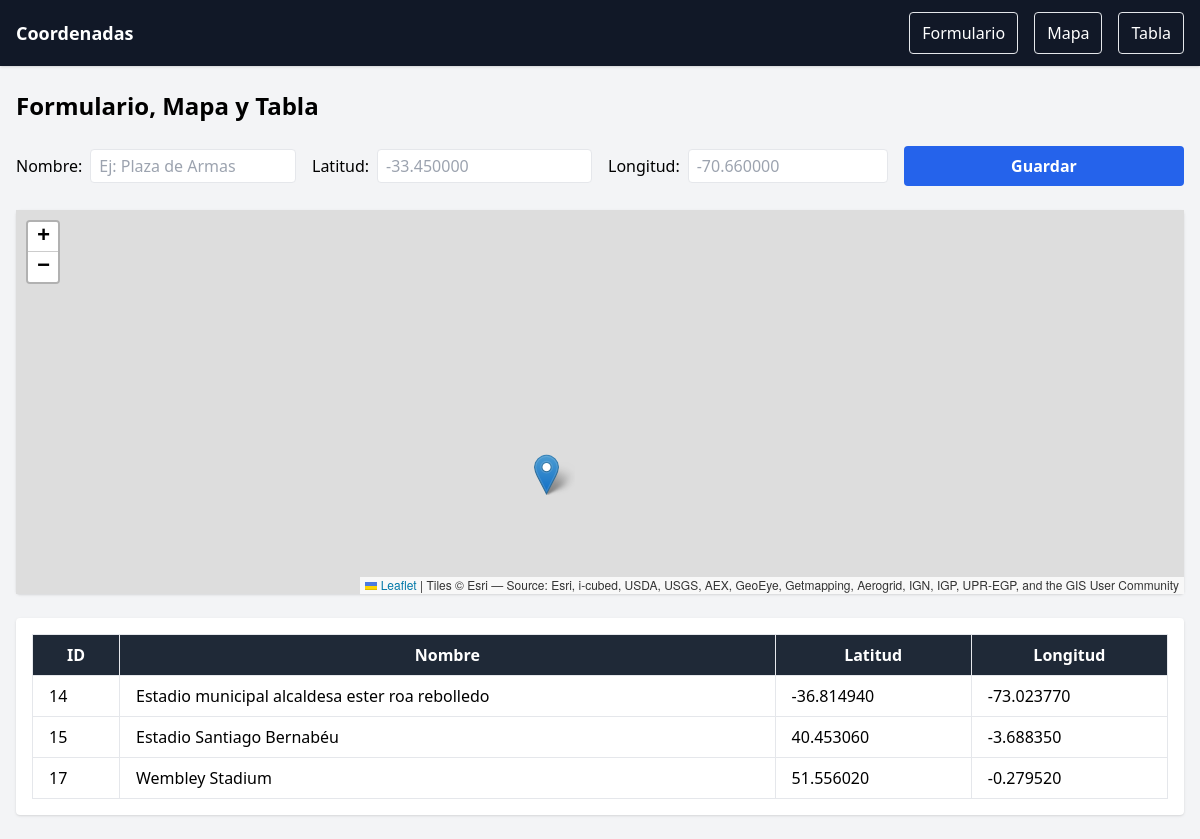
The app's page /, older data.
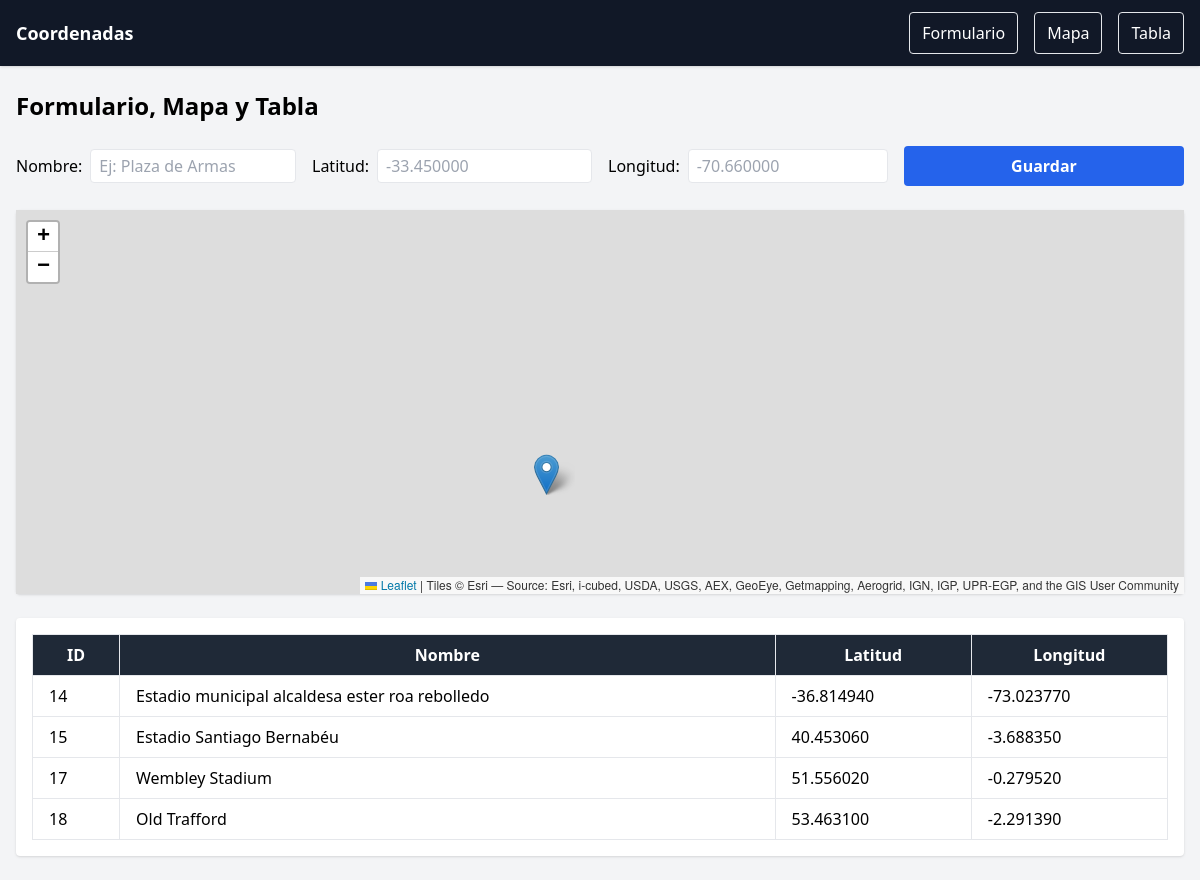
The same page, newer data.
### datos/models.py (models this page shows, shortened)
class Registro(models.Model):
    nombre = models.CharField(max_length=100)
    latitud = models.DecimalField(max_digits=9, decimal_places=6, null=True, blank=True)
    longitud = models.DecimalField(max_digits=9, decimal_places=6, null=True, blank=True)

### datos/views.py (the view)
# urls.py: path('', home, name='home'),
def home(request):
    if request.method == "POST":
        form = RegistroForm(request.POST)
        if form.is_valid():
            form.save()
            return redirect('home')
    else:
        form = RegistroForm()
    registros = Registro.objects.all()
    return render(request, 'home.html', {'form': form, 'registros': registros})

### datos/forms.py
class RegistroForm(forms.ModelForm):
    class Meta:
        model = Registro
        fields = ['nombre', 'latitud', 'longitud']
        widgets = {
            'latitud': forms.NumberInput(attrs={'step': 'any'}),
            'longitud': forms.NumberInput(attrs={'step': 'any'}),
        }

### datos/templates/home.html (shortened to what this page needs)
<!DOCTYPE html>
<html>
<head>
    <script src="https://cdn.tailwindcss.com"></script>
    <link rel="stylesheet" href="https://unpkg.com/leaflet/dist/leaflet.css" />
</head>
<body class="bg-gray-100">
    <nav class="w-full bg-gray-900 text-white shadow">
        <div class="flex items-center justify-between px-4 py-3">
            <a class="font-bold text-lg" href="#">Coordenadas</a>
            <div id="menu" class="hidden lg:flex flex-col lg:flex-row lg:space-x-4 mt-2 lg:mt-0">
                <a class="px-3 py-2 border rounded hover:bg-white hover:text-blue-600 transition" href="#formulario">Formulario</a>
                <a class="px-3 py-2 border rounded hover:bg-white hover:text-blue-600 transition" href="#mapa">Mapa</a>
                <a class="px-3 py-2 border rounded hover:bg-white hover:text-blue-600 transition" href="#tabla">Tabla</a>
            </div>
        </div>
    </nav>
    <div class="px-4 py-6">
        <h1 class="text-2xl font-bold mb-6">Formulario, Mapa y Tabla</h1>
        <form id="formulario" method="post" class="grid grid-cols-1 md:grid-cols-4 gap-4 mb-6">
            <div class="flex items-center space-x-2">
                <label for="id_nombre" class="font-medium">Nombre:</label>
                <input type="text" name="nombre" id="id_nombre"
                       class="border rounded px-2 py-1 w-full"
                       placeholder="Ej: Plaza de Armas">
            </div>
            <div class="flex items-center space-x-2">
                <label for="id_latitud" class="font-medium">Latitud:</label>
                <input type="text" name="latitud" id="id_latitud"
                       class="border rounded px-2 py-1 w-full"
                       placeholder="-33.450000">
            </div>
            <div class="flex items-center space-x-2">
                <label for="id_longitud" class="font-medium">Longitud:</label>
                <input type="text" name="longitud" id="id_longitud"
                       class="border rounded px-2 py-1 w-full"
                       placeholder="-70.660000">
            </div>
            <div>
                <button type="submit"
                        class="w-full bg-blue-600 text-white font-semibold py-2 rounded hover:bg-blue-700">
                    Guardar
                </button>
            </div>
        </form>
        <div id="mapa" class="bg-white shadow rounded mb-6">
            <div class="p-0">
                <div id="map" class="w-full h-96"></div>
            </div>
        </div>
        <div id="tabla" class="bg-white shadow rounded">
            <div class="p-4">
                <table class="min-w-full border border-gray-300">
                    <thead class="bg-gray-800 text-white">
                        <tr>
                            <th class="px-4 py-2 border">ID</th>
                            <th class="px-4 py-2 border">Nombre</th>
                            <th class="px-4 py-2 border">Latitud</th>
                            <th class="px-4 py-2 border">Longitud</th>
                        </tr>
                    </thead>
                    <tbody>
                        {% for r in registros %}
                        <tr class="hover:bg-gray-100 cursor-pointer"
                            data-lat="{{ r.latitud }}"
                            data-lng="{{ r.longitud }}"
                            data-nombre="{{ r.nombre }}">
                            <td class="px-4 py-2 border">{{ r.id }}</td>
                            <td class="px-4 py-2 border">{{ r.nombre }}</td>
                            <td class="px-4 py-2 border">{{ r.latitud }}</td>
                            <td class="px-4 py-2 border">{{ r.longitud }}</td>
                        </tr>
                        {% endfor %}
                    </tbody>
                </table>
            </div>
        </div>
    </div>
</body>
</html>

Row changes from the older to the newer data that the page shows:
added Registro: id "18", nombre "Old Trafford", latitud "53.463100", longitud "-2.291390"
